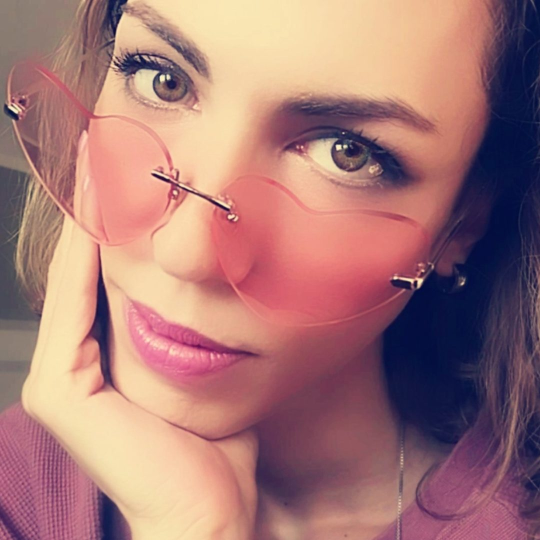
#> input picture grav-site/user/pages/assets/valentina.jpg, 1080 x 1080 px (shown at 1/2 size)
$ python -i cover_long.py   (imports and definitions only)
#> lines starting #> are read from the running program, lines starting #| are printed output that depends on the picture
"""
YouTube long-form video cover (1280x720, 16:9) per Valentina Russo BG5.

Layout: foto Valentina right-bleed + dark gradient left + titolo bianco grande + brand bottom.

Uso:
    py cover_long.py "TITOLO BREVE" [out_path] [--eyebrow "EYEBROW"]
    py cover_long.py "FARMACI E HUMAN DESIGN" cover.png --eyebrow "AUTORITÀ EMOZIONALE"

Output: 1280x720 PNG.
"""
from __future__ import annotations

import sys
import argparse
from pathlib import Path
from PIL import Image, ImageDraw, ImageFont, ImageFilter

# [2 lines not run here, left out]

HERE = Path(__file__).resolve().parent
FONTS_DIR = HERE.parent / "bg5-generator" / "fonts"

# Brand palette
NAVY     = "#1A2332"
ROSA     = "#B68397"
GOLD     = "#C48A3A"
CREAM    = "#FAF7F5"
WHITE    = "#FFFFFF"
NEAR_W   = "#F4EFE9"
DARK_INK = "#31271D"   # marrone scuro delle cover a pannello chiaro

PLAYFAIR_BOLD       = str(FONTS_DIR / "PlayfairDisplay-Bold.ttf")
PLAYFAIR_BOLD_ITAL  = str(FONTS_DIR / "PlayfairDisplay-BoldItalic.ttf")
OUTFIT_BOLD         = str(FONTS_DIR / "Outfit-Bold.ttf")
OUTFIT_MEDIUM       = str(FONTS_DIR / "Outfit-Medium.ttf")

SCALE = 1.5  # 1280x720 (min YouTube) -> 1920x1080 (risoluzione reale del video sorgente, niente upscale)
W, H = int(1280 * SCALE), int(720 * SCALE)

PROJECT_ROOT = HERE.parent.parent
ASSETS_DIR = PROJECT_ROOT / "grav-site" / "user" / "pages" / "assets"
DEFAULT_PHOTO = ASSETS_DIR / "valentina.jpg"  # 1600x1200, 4:3


# [15 lines left out: function _wrap, not called in this run]


def _photo_landscape(photo_path: Path, target_w: int = W, target_h: int = H,
                     focus_x: float = 0.85) -> Image.Image:
    """Crop+resize foto. focus_x 0.85 = sposta il framing verso destra (foto della destra)."""
#> called with target_w = 1920, target_h = 1080, focus_x = 0.85
    photo = Image.open(photo_path).convert("RGB")
#> photo is the input picture: PIL image 1080x1080 RGB; mean R, G, B 166.2, 119.8, 118.4
    pw, ph = photo.size
#> pw = 1080; ph = 1080
    target_ratio = target_w / target_h
    photo_ratio = pw / ph
#> photo_ratio = 1
    if photo_ratio > target_ratio:
        # Photo is wider — crop sides, focus_x controls horizontal position
        new_w = int(ph * target_ratio)
        max_x = pw - new_w
        x0 = int(max_x * focus_x)
        photo = photo.crop((x0, 0, x0 + new_w, ph))
    else:
        # Photo is taller — crop top/bottom
        new_h = int(pw / target_ratio)
#> new_h = 607
        y0 = int((ph - new_h) * 0.10)
#> y0 = 47
        photo = photo.crop((0, y0, pw, y0 + new_h))
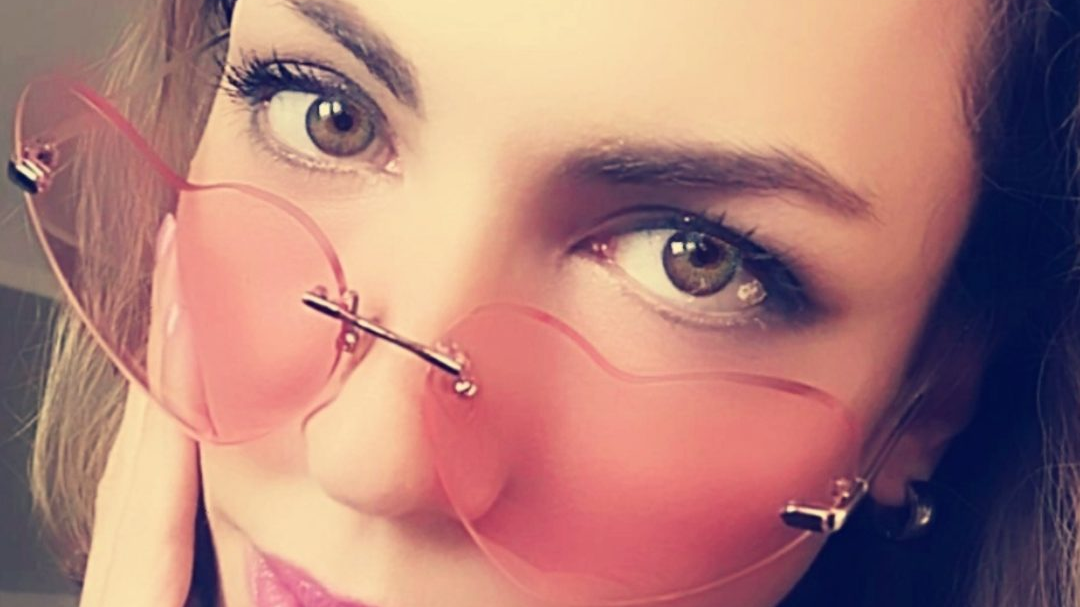
#> photo: PIL image 1080x607 RGB; mean R, G, B 173.2, 125, 119.5
    return photo.resize((target_w, target_h), Image.LANCZOS)


def _hex_to_rgba(hex_str: str, alpha: int = 255) -> tuple[int, int, int, int]:
    hex_str = hex_str.lstrip("#")
    return (int(hex_str[0:2], 16), int(hex_str[2:4], 16), int(hex_str[4:6], 16), alpha)


# [46 lines left out: functions _gradient_left, _photo_for_right_panel, not called in this run]


TITLE_MAX   = int(106 * SCALE)  # px — titoli brevi (1-2 parole), pannello dominante — alzato 22/07/2026
TITLE_MIN   = int(66 * SCALE)   # px — floor assoluto: leggibile con Playfair — alzato 22/07/2026
TITLE_STEP  = int(6 * SCALE)    # px — step di riduzione per auto-fit
TITLE_MAX_LINES = 3  # max righe: 4 righe a 60px diventano troppo sottili a thumbnail

# Zona verticale sicura per il blocco titolo (tra eyebrow e brand bar)
SAFE_TOP    = int(130 * SCALE)  # px dal top canvas — sotto eyebrow + gap
SAFE_BOTTOM = int(630 * SCALE)  # px dal top canvas — sopra brand bar


# [257 lines left out: functions build_cover, main, not called in this run]


# [2 lines not run here, left out]

>>> result = _photo_landscape('../../grav-site/user/pages/assets/valentina.jpg')

$ run again, on grav-site/user/pages/assets/business-hero.jpg
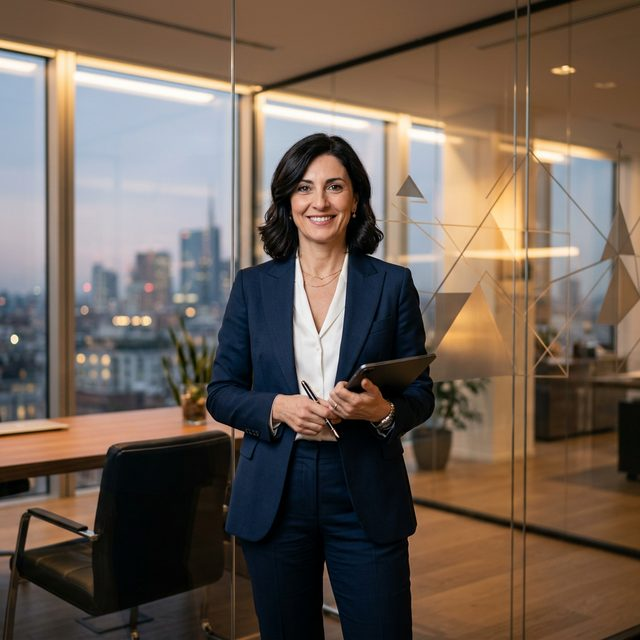
#> input picture grav-site/user/pages/assets/business-hero.jpg, 640 x 640 px
#> in _photo_landscape, photo is the input picture: PIL image 640x640 RGB; mean R, G, B 109.9, 95, 83.6
#> in _photo_landscape, `photo = photo.crop((0, y0, pw, y0 + new_h))`:
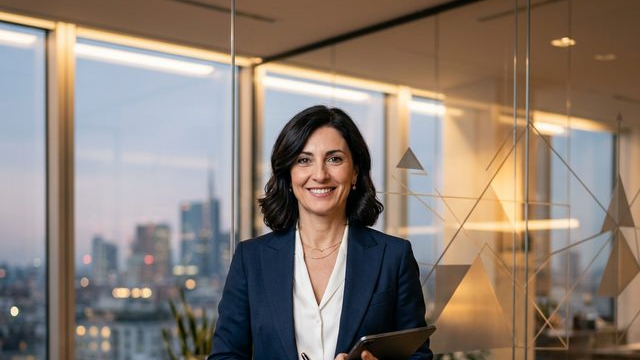
#> photo: PIL image 640x360 RGB; mean R, G, B 138.2, 125.1, 114.8
